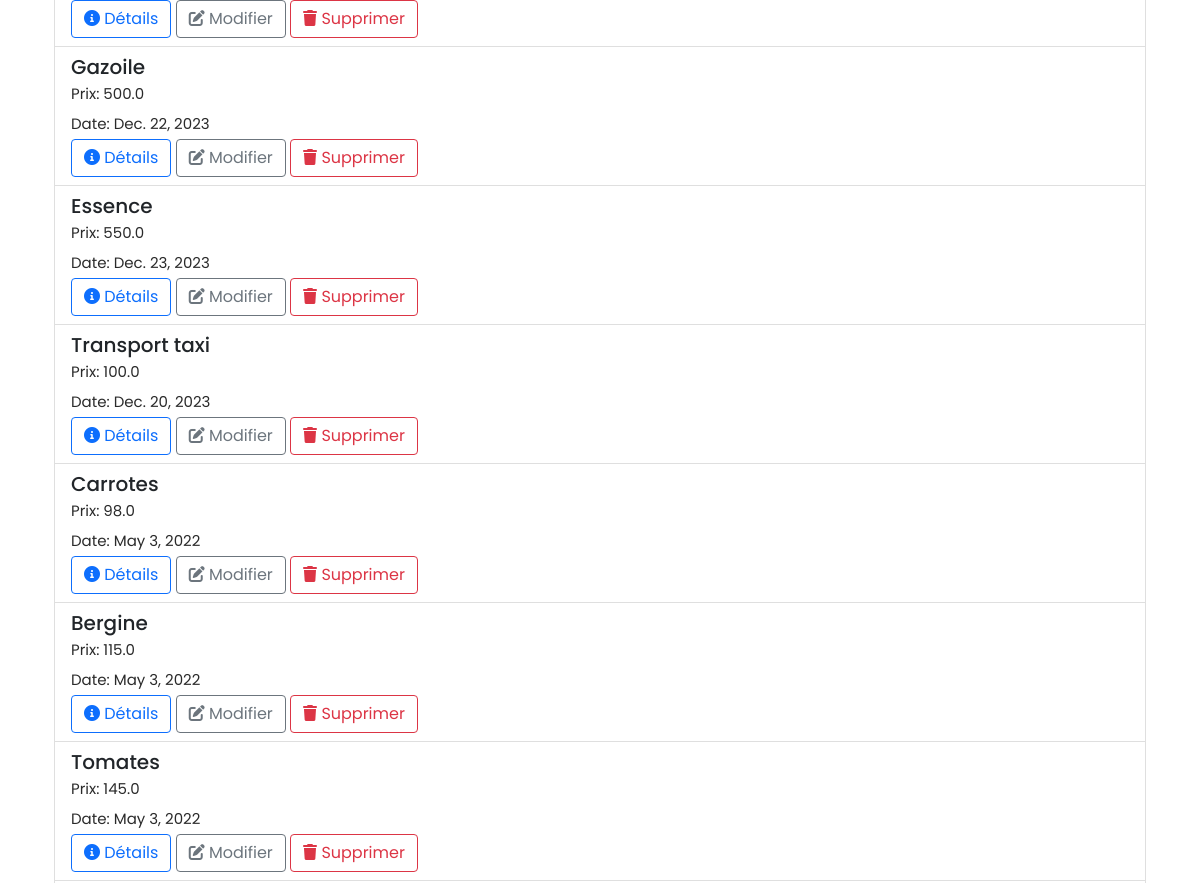
Page /prices/ (middle part) on the earlier database version.
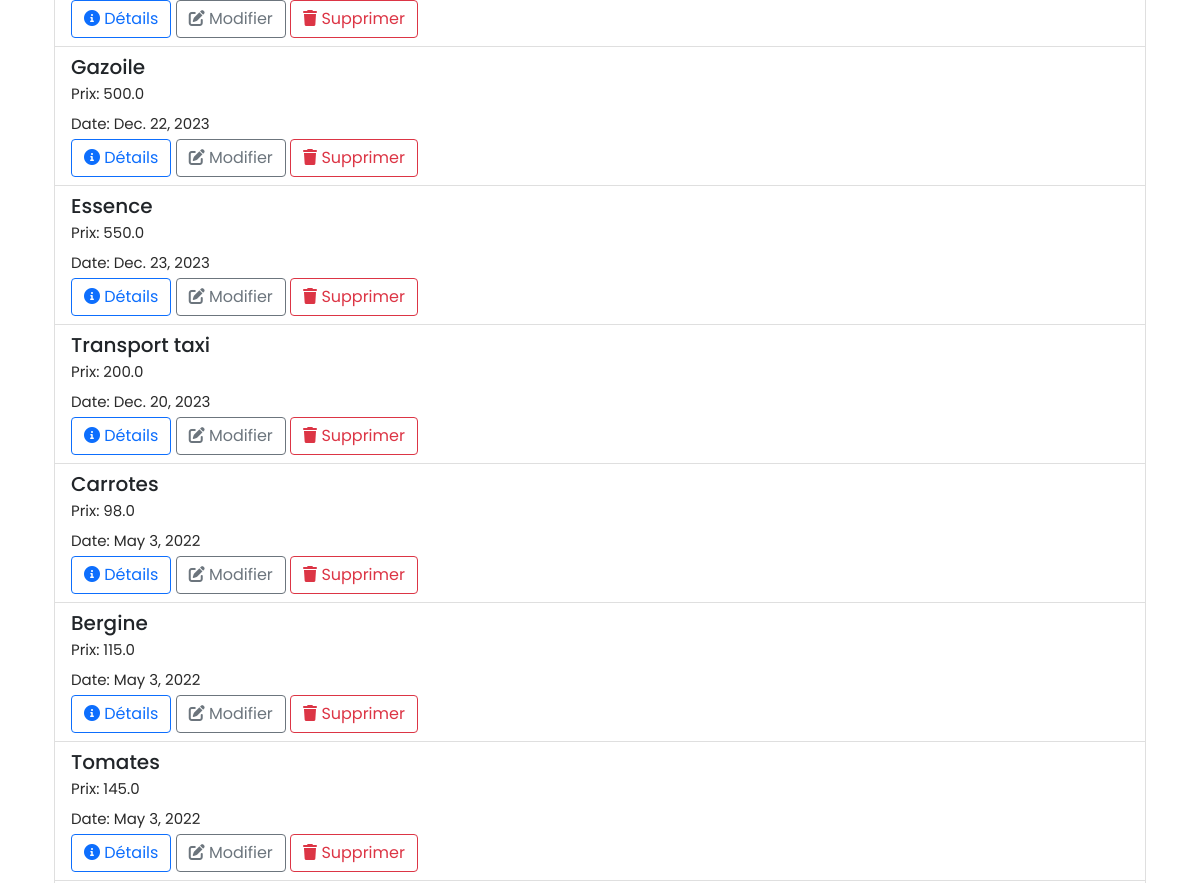
Same page on the later database version.
### gestion_produits/models.py (models this page shows, shortened)
class Price(models.Model):
    DEFAULT_VALUE = 0.0
    value = models.FloatField(default=DEFAULT_VALUE)
    date = models.DateField()
    product = models.ForeignKey(Product, on_delete=models.CASCADE)
    zone = models.ForeignKey(pointvente, on_delete=models.CASCADE)
    ponderation = models.ForeignKey(Ponderation, on_delete=models.CASCADE, null=True, blank=True)
    from import_export import resources

class Product(models.Model):
    DEFAULT_CODE = 'DEFAULT_CODE'
    DEFAULT_NAME = 'DEFAULT_NAME'
    DEFAULT_DESCRIPTION = 'DEFAULT_DESCRIPTION'
    code_name = models.CharField(max_length=100, default=DEFAULT_CODE)
    name = models.CharField(max_length=100, default=DEFAULT_NAME)
    description = models.TextField(default=DEFAULT_DESCRIPTION)
    family = models.ForeignKey(Family, on_delete=models.CASCADE)

### gestion_produits/views.py (the view)
# urls.py: path('prices/', views.price_list, name='price_list'),
def price_list(request):
    prices = Price.objects.all()
    price_index = calculate_price_index(prices)
    return render(
        request,
        'price_list.html',
        {
            'prices': prices,
            'price_index': price_index,
        }
    )

### gestion_produits/utils.py (called while the page is built)
def calculate_price_index(prices):
    total_weighted = 0.0
    total_weight = 0.0
    for price in prices:
        value_as_float = float(price.value)
        if price.ponderation is not None:
            ponderation_as_float = float(price.ponderation.ponderation)
            weighted_price = value_as_float * ponderation_as_float
            total_weighted += weighted_price
            total_weight += ponderation_as_float
    if total_weight != 0:
        price_index = total_weighted / total_weight
        return price_index
    else:
        return None

### gestion_produits/templates/price_list.html (shortened to what this page needs)
{% extends 'base.html' %}
{% block content %}
<div class="container mt-5">
    <ul class="list-group">
        {% for price in prices %}
            <li class="list-group-item">
                <h5>{{ price.product.name }}</h5>
                <p>Prix: {{ price.value }}</p>
                <p>Date: {{ price.date }}</p>
                <a href="{% url 'price_detail' pk=price.pk %}" class="btn btn-outline-primary" aria-label="Détails">
                    <i class="fas fa-info-circle" aria-hidden="true"></i> Détails
                </a>
                <a href="{% url 'price_edit' pk=price.pk %}" class="btn btn-outline-secondary" aria-label="Modifier">
                    <i class="fas fa-edit" aria-hidden="true"></i> Modifier
                </a>
                <a href="{% url 'price_delete' pk=price.pk %}" class="btn btn-outline-danger" aria-label="Supprimer">
                    <i class="fas fa-trash" aria-hidden="true"></i> Supprimer
                </a>
            </li>
        {% empty %}
            <li class="list-group-item">Aucun prix disponible pour le moment.</li>
        {% endfor %}
    </ul>
</div>
{% endblock %}

Differences in the rows shown:
changed Price "Dec. 20, 2023": value "100.0" → "200.0"
